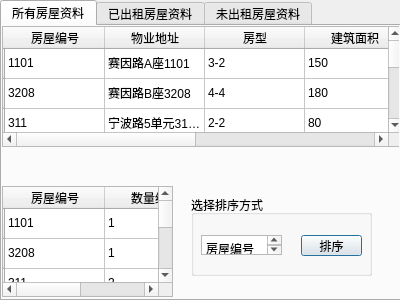
<?xml version="1.0" encoding="UTF-8"?>
<ui version="4.0">
 <class>Housingstatisticsreport</class>
 <widget class="QDialog" name="Housingstatisticsreport">
  <property name="geometry">
   <rect>
    <x>0</x>
    <y>0</y>
    <width>400</width>
    <height>300</height>
   </rect>
  </property>
  <property name="windowTitle">
   <string>房屋统计报表</string>
  </property>
  <property name="sizeGripEnabled">
   <bool>false</bool>
  </property>
  <property name="modal">
   <bool>true</bool>
  </property>
  <widget class="QTabWidget" name="tabWidget">
   <property name="geometry">
    <rect>
     <x>0</x>
     <y>0</y>
     <width>401</width>
     <height>301</height>
    </rect>
   </property>
   <property name="currentIndex">
    <number>0</number>
   </property>
   <widget class="QWidget" name="tab">
    <attribute name="title">
     <string>所有房屋资料</string>
    </attribute>
    <widget class="QTableWidget" name="tableWidget_3">
     <property name="geometry">
      <rect>
       <x>0</x>
       <y>0</y>
       <width>401</width>
       <height>121</height>
      </rect>
     </property>
     <row>
      <property name="text">
       <string/>
      </property>
     </row>
     <row>
      <property name="text">
       <string/>
      </property>
     </row>
     <row>
      <property name="text">
       <string/>
      </property>
     </row>
     <row>
      <property name="text">
       <string/>
      </property>
     </row>
     <row>
      <property name="text">
       <string/>
      </property>
     </row>
     <row>
      <property name="text">
       <string/>
      </property>
     </row>
     <column>
      <property name="text">
       <string>房屋编号</string>
      </property>
     </column>
     <column>
      <property name="text">
       <string>物业地址</string>
      </property>
     </column>
     <column>
      <property name="text">
       <string>房型</string>
      </property>
     </column>
     <column>
      <property name="text">
       <string>建筑面积</string>
      </property>
     </column>
     <column>
      <property name="text">
       <string>使用面积</string>
      </property>
     </column>
     <column>
      <property name="text">
       <string>装修情况</string>
      </property>
     </column>
     <item row="0" column="0">
      <property name="text">
       <string>1101</string>
      </property>
     </item>
     <item row="0" column="1">
      <property name="text">
       <string>赛因路A座1101</string>
      </property>
     </item>
     <item row="0" column="2">
      <property name="text">
       <string>3-2</string>
      </property>
     </item>
     <item row="0" column="3">
      <property name="text">
       <string>150</string>
      </property>
     </item>
     <item row="0" column="4">
      <property name="text">
       <string>111</string>
      </property>
     </item>
     <item row="0" column="5">
      <property name="text">
       <string>一般</string>
      </property>
     </item>
     <item row="1" column="0">
      <property name="text">
       <string>3208</string>
      </property>
     </item>
     <item row="1" column="1">
      <property name="text">
       <string>赛因路B座3208</string>
      </property>
     </item>
     <item row="1" column="2">
      <property name="text">
       <string>4-4</string>
      </property>
     </item>
     <item row="1" column="3">
      <property name="text">
       <string>180</string>
      </property>
     </item>
     <item row="1" column="4">
      <property name="text">
       <string>162</string>
      </property>
     </item>
     <item row="1" column="5">
      <property name="text">
       <string>很好</string>
      </property>
     </item>
     <item row="2" column="0">
      <property name="text">
       <string>311</string>
      </property>
     </item>
     <item row="2" column="1">
      <property name="text">
       <string>宁波路5单元311室</string>
      </property>
     </item>
     <item row="2" column="2">
      <property name="text">
       <string>2-2</string>
      </property>
     </item>
     <item row="2" column="3">
      <property name="text">
       <string>80</string>
      </property>
     </item>
     <item row="2" column="4">
      <property name="text">
       <string>70</string>
      </property>
     </item>
     <item row="2" column="5">
      <property name="text">
       <string>良好</string>
      </property>
     </item>
     <item row="3" column="0">
      <property name="text">
       <string>311</string>
      </property>
     </item>
     <item row="3" column="1">
      <property name="text">
       <string>马赛德路5栋311室</string>
      </property>
     </item>
     <item row="3" column="2">
      <property name="text">
       <string>4-4</string>
      </property>
     </item>
     <item row="3" column="3">
      <property name="text">
       <string>150</string>
      </property>
     </item>
     <item row="3" column="4">
      <property name="text">
       <string>111</string>
      </property>
     </item>
     <item row="3" column="5">
      <property name="text">
       <string>优</string>
      </property>
     </item>
     <item row="4" column="0">
      <property name="text">
       <string>A115</string>
      </property>
     </item>
     <item row="4" column="1">
      <property name="text">
       <string>南京路A座115室</string>
      </property>
     </item>
     <item row="4" column="2">
      <property name="text">
       <string>3-2</string>
      </property>
     </item>
     <item row="4" column="3">
      <property name="text">
       <string>100</string>
      </property>
     </item>
     <item row="4" column="4">
      <property name="text">
       <string>80</string>
      </property>
     </item>
     <item row="4" column="5">
      <property name="text">
       <string>优</string>
      </property>
     </item>
     <item row="5" column="0">
      <property name="text">
       <string>502</string>
      </property>
     </item>
     <item row="5" column="1">
      <property name="text">
       <string>马赛德路5栋502室</string>
      </property>
     </item>
     <item row="5" column="2">
      <property name="text">
       <string>2-2</string>
      </property>
     </item>
     <item row="5" column="3">
      <property name="text">
       <string>80</string>
      </property>
     </item>
     <item row="5" column="4">
      <property name="text">
       <string>62</string>
      </property>
     </item>
     <item row="5" column="5">
      <property name="text">
       <string>很好</string>
      </property>
     </item>
    </widget>
    <widget class="QTableWidget" name="tableWidget_4">
     <property name="geometry">
      <rect>
       <x>0</x>
       <y>160</y>
       <width>171</width>
       <height>111</height>
      </rect>
     </property>
     <row>
      <property name="text">
       <string/>
      </property>
     </row>
     <row>
      <property name="text">
       <string/>
      </property>
     </row>
     <row>
      <property name="text">
       <string/>
      </property>
     </row>
     <row>
      <property name="text">
       <string/>
      </property>
     </row>
     <row>
      <property name="text">
       <string/>
      </property>
     </row>
     <column>
      <property name="text">
       <string>房屋编号</string>
      </property>
     </column>
     <column>
      <property name="text">
       <string>数量统计</string>
      </property>
     </column>
     <item row="0" column="0">
      <property name="text">
       <string>1101</string>
      </property>
     </item>
     <item row="0" column="1">
      <property name="text">
       <string>1</string>
      </property>
     </item>
     <item row="1" column="0">
      <property name="text">
       <string>3208</string>
      </property>
     </item>
     <item row="1" column="1">
      <property name="text">
       <string>1</string>
      </property>
     </item>
     <item row="2" column="0">
      <property name="text">
       <string>311</string>
      </property>
     </item>
     <item row="2" column="1">
      <property name="text">
       <string>2</string>
      </property>
     </item>
     <item row="3" column="0">
      <property name="text">
       <string>502</string>
      </property>
     </item>
     <item row="3" column="1">
      <property name="text">
       <string>1</string>
      </property>
     </item>
     <item row="4" column="0">
      <property name="text">
       <string>A115</string>
      </property>
     </item>
     <item row="4" column="1">
      <property name="text">
       <string>1</string>
      </property>
     </item>
    </widget>
    <widget class="QGroupBox" name="boxSelectSort_2">
     <property name="geometry">
      <rect>
       <x>189</x>
       <y>169</y>
       <width>181</width>
       <height>81</height>
      </rect>
     </property>
     <property name="title">
      <string>选择排序方式</string>
     </property>
     <widget class="QPushButton" name="btnSort_2">
      <property name="geometry">
       <rect>
        <x>110</x>
        <y>40</y>
        <width>61</width>
        <height>21</height>
       </rect>
      </property>
      <property name="text">
       <string>排序</string>
      </property>
     </widget>
     <widget class="QPlainTextEdit" name="plainTextEdit">
      <property name="geometry">
       <rect>
        <x>10</x>
        <y>40</y>
        <width>81</width>
        <height>20</height>
       </rect>
      </property>
      <property name="plainText">
       <string>房屋编号</string>
      </property>
     </widget>
    </widget>
   </widget>
   <widget class="QWidget" name="tab_3">
    <attribute name="title">
     <string>已出租房屋资料</string>
    </attribute>
    <widget class="QPushButton" name="btnSort">
     <property name="geometry">
      <rect>
       <x>320</x>
       <y>220</y>
       <width>61</width>
       <height>21</height>
      </rect>
     </property>
     <property name="text">
      <string>排序</string>
     </property>
    </widget>
    <widget class="QComboBox" name="boxRoomNumber">
     <property name="geometry">
      <rect>
       <x>200</x>
       <y>220</y>
       <width>111</width>
       <height>21</height>
      </rect>
     </property>
     <property name="editable">
      <bool>true</bool>
     </property>
     <item>
      <property name="text">
       <string>房屋编号</string>
      </property>
     </item>
    </widget>
    <widget class="QGroupBox" name="boxSelectSort">
     <property name="geometry">
      <rect>
       <x>190</x>
       <y>170</y>
       <width>201</width>
       <height>91</height>
      </rect>
     </property>
     <property name="title">
      <string>选择排序方式</string>
     </property>
    </widget>
    <widget class="QTableWidget" name="tableWidget">
     <property name="geometry">
      <rect>
       <x>0</x>
       <y>0</y>
       <width>391</width>
       <height>141</height>
      </rect>
     </property>
     <row>
      <property name="text">
       <string/>
      </property>
     </row>
     <row>
      <property name="text">
       <string/>
      </property>
     </row>
     <row>
      <property name="text">
       <string/>
      </property>
     </row>
     <column>
      <property name="text">
       <string>房屋编号</string>
      </property>
     </column>
     <column>
      <property name="text">
       <string>物业地址</string>
      </property>
     </column>
     <column>
      <property name="text">
       <string>房型</string>
      </property>
     </column>
     <column>
      <property name="text">
       <string>建筑面积</string>
      </property>
     </column>
     <column>
      <property name="text">
       <string>使用面积</string>
      </property>
     </column>
     <column>
      <property name="text">
       <string>装修情况</string>
      </property>
     </column>
     <item row="0" column="0">
      <property name="text">
       <string>1101</string>
      </property>
     </item>
     <item row="0" column="1">
      <property name="text">
       <string>赛因路A座1101</string>
      </property>
     </item>
     <item row="0" column="2">
      <property name="text">
       <string>3-2</string>
      </property>
     </item>
     <item row="0" column="3">
      <property name="text">
       <string>150</string>
      </property>
     </item>
     <item row="0" column="4">
      <property name="text">
       <string>111</string>
      </property>
     </item>
     <item row="0" column="5">
      <property name="text">
       <string>一般</string>
      </property>
     </item>
     <item row="1" column="0">
      <property name="text">
       <string>311</string>
      </property>
     </item>
     <item row="1" column="1">
      <property name="text">
       <string>宁波路5单元311室</string>
      </property>
     </item>
     <item row="1" column="2">
      <property name="text">
       <string>2-2</string>
      </property>
     </item>
     <item row="1" column="3">
      <property name="text">
       <string>80</string>
      </property>
     </item>
     <item row="1" column="4">
      <property name="text">
       <string>70</string>
      </property>
     </item>
     <item row="1" column="5">
      <property name="text">
       <string>良好</string>
      </property>
     </item>
     <item row="2" column="0">
      <property name="text">
       <string>3208</string>
      </property>
     </item>
     <item row="2" column="1">
      <property name="text">
       <string>赛因路B座3208</string>
      </property>
     </item>
     <item row="2" column="2">
      <property name="text">
       <string>4-4</string>
      </property>
     </item>
     <item row="2" column="3">
      <property name="text">
       <string>180</string>
      </property>
     </item>
     <item row="2" column="4">
      <property name="text">
       <string>162</string>
      </property>
     </item>
     <item row="2" column="5">
      <property name="text">
       <string>很好</string>
      </property>
     </item>
    </widget>
    <widget class="QTableWidget" name="tableWidget_2">
     <property name="geometry">
      <rect>
       <x>0</x>
       <y>150</y>
       <width>191</width>
       <height>121</height>
      </rect>
     </property>
     <row>
      <property name="text">
       <string/>
      </property>
     </row>
     <row>
      <property name="text">
       <string/>
      </property>
     </row>
     <column>
      <property name="text">
       <string>房屋编号</string>
      </property>
     </column>
     <column>
      <property name="text">
       <string>数量统计</string>
      </property>
     </column>
     <item row="0" column="0">
      <property name="text">
       <string>1101</string>
      </property>
     </item>
     <item row="0" column="1">
      <property name="text">
       <string>1</string>
      </property>
     </item>
     <item row="1" column="0">
      <property name="text">
       <string>3208</string>
      </property>
     </item>
     <item row="1" column="1">
      <property name="text">
       <string>1</string>
      </property>
     </item>
    </widget>
   </widget>
   <widget class="QWidget" name="tab_2">
    <attribute name="title">
     <string>未出租房屋资料</string>
    </attribute>
    <widget class="QPushButton" name="btnSort_3">
     <property name="geometry">
      <rect>
       <x>300</x>
       <y>210</y>
       <width>61</width>
       <height>21</height>
      </rect>
     </property>
     <property name="text">
      <string>排序</string>
     </property>
    </widget>
    <widget class="QTableWidget" name="tableWidget_5">
     <property name="geometry">
      <rect>
       <x>10</x>
       <y>150</y>
       <width>171</width>
       <height>111</height>
      </rect>
     </property>
     <row>
      <property name="text">
       <string/>
      </property>
     </row>
     <row>
      <property name="text">
       <string/>
      </property>
     </row>
     <row>
      <property name="text">
       <string/>
      </property>
     </row>
     <row>
      <property name="text">
       <string/>
      </property>
     </row>
     <row>
      <property name="text">
       <string/>
      </property>
     </row>
     <column>
      <property name="text">
       <string>房屋编号</string>
      </property>
     </column>
     <column>
      <property name="text">
       <string>数量统计</string>
      </property>
     </column>
     <item row="0" column="0">
      <property name="text">
       <string>1101</string>
      </property>
     </item>
     <item row="0" column="1">
      <property name="text">
       <string>1</string>
      </property>
     </item>
     <item row="1" column="0">
      <property name="text">
       <string>3208</string>
      </property>
     </item>
     <item row="1" column="1">
      <property name="text">
       <string>1</string>
      </property>
     </item>
     <item row="2" column="0">
      <property name="text">
       <string>311</string>
      </property>
     </item>
     <item row="2" column="1">
      <property name="text">
       <string>2</string>
      </property>
     </item>
     <item row="3" column="0">
      <property name="text">
       <string>502</string>
      </property>
     </item>
     <item row="3" column="1">
      <property name="text">
       <string>1</string>
      </property>
     </item>
     <item row="4" column="0">
      <property name="text">
       <string>A115</string>
      </property>
     </item>
     <item row="4" column="1">
      <property name="text">
       <string>1</string>
      </property>
     </item>
    </widget>
    <widget class="QTableWidget" name="tableWidget_6">
     <property name="geometry">
      <rect>
       <x>0</x>
       <y>0</y>
       <width>401</width>
       <height>121</height>
      </rect>
     </property>
     <row>
      <property name="text">
       <string/>
      </property>
     </row>
     <row>
      <property name="text">
       <string/>
      </property>
     </row>
     <row>
      <property name="text">
       <string/>
      </property>
     </row>
     <row>
      <property name="text">
       <string/>
      </property>
     </row>
     <row>
      <property name="text">
       <string/>
      </property>
     </row>
     <column>
      <property name="text">
       <string>房屋编号</string>
      </property>
     </column>
     <column>
      <property name="text">
       <string>物业地址</string>
      </property>
     </column>
     <column>
      <property name="text">
       <string>房型</string>
      </property>
     </column>
     <column>
      <property name="text">
       <string>建筑面积</string>
      </property>
     </column>
     <column>
      <property name="text">
       <string>使用面积</string>
      </property>
     </column>
     <column>
      <property name="text">
       <string>装修情况</string>
      </property>
     </column>
     <item row="0" column="0">
      <property name="text">
       <string>311</string>
      </property>
     </item>
     <item row="0" column="1">
      <property name="text">
       <string>马赛德路5栋311室</string>
      </property>
     </item>
     <item row="0" column="2">
      <property name="text">
       <string>4-3</string>
      </property>
     </item>
     <item row="0" column="3">
      <property name="text">
       <string>150</string>
      </property>
     </item>
     <item row="0" column="4">
      <property name="text">
       <string>111</string>
      </property>
     </item>
     <item row="0" column="5">
      <property name="text">
       <string>优</string>
      </property>
     </item>
     <item row="1" column="0">
      <property name="text">
       <string>502</string>
      </property>
     </item>
     <item row="1" column="1">
      <property name="text">
       <string>马赛德路5栋502</string>
      </property>
     </item>
     <item row="1" column="2">
      <property name="text">
       <string>2-2</string>
      </property>
     </item>
     <item row="1" column="3">
      <property name="text">
       <string>80</string>
      </property>
     </item>
     <item row="1" column="4">
      <property name="text">
       <string>62</string>
      </property>
     </item>
     <item row="1" column="5">
      <property name="text">
       <string>很好</string>
      </property>
     </item>
     <item row="2" column="0">
      <property name="text">
       <string>A115</string>
      </property>
     </item>
     <item row="2" column="1">
      <property name="text">
       <string>南京路A座115室</string>
      </property>
     </item>
     <item row="2" column="2">
      <property name="text">
       <string>3-2</string>
      </property>
     </item>
     <item row="2" column="3">
      <property name="text">
       <string>100</string>
      </property>
     </item>
     <item row="2" column="4">
      <property name="text">
       <string>80</string>
      </property>
     </item>
     <item row="2" column="5">
      <property name="text">
       <string>优</string>
      </property>
     </item>
    </widget>
    <widget class="QGroupBox" name="boxSelectSort_3">
     <property name="geometry">
      <rect>
       <x>190</x>
       <y>160</y>
       <width>201</width>
       <height>91</height>
      </rect>
     </property>
     <property name="title">
      <string>选择排序方式</string>
     </property>
     <widget class="QPlainTextEdit" name="plainTextEdit_2">
      <property name="geometry">
       <rect>
        <x>10</x>
        <y>50</y>
        <width>81</width>
        <height>21</height>
       </rect>
      </property>
      <property name="plainText">
       <string>房屋编号</string>
      </property>
     </widget>
    </widget>
   </widget>
  </widget>
 </widget>
 <resources/>
 <connections/>
</ui>
